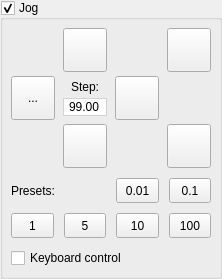
            <widget class="GroupBox" name="grpJog">
             <property name="title">
              <string>Jog</string>
             </property>
             <property name="checkable">
              <bool>true</bool>
             </property>
             <property name="overrided" stdset="0">
              <bool>false</bool>
             </property>
             <layout class="QVBoxLayout" name="verticalLayout_11">
              <property name="leftMargin">
               <number>8</number>
              </property>
              <property name="topMargin">
               <number>8</number>
              </property>
              <property name="rightMargin">
               <number>8</number>
              </property>
              <property name="bottomMargin">
               <number>8</number>
              </property>
              <item>
               <widget class="QWidget" name="widgetJog" native="true">
                <layout class="QVBoxLayout" name="verticalLayout_9">
                 <property name="spacing">
                  <number>10</number>
                 </property>
                 <property name="leftMargin">
                  <number>0</number>
                 </property>
                 <property name="topMargin">
                  <number>0</number>
                 </property>
                 <property name="rightMargin">
                  <number>0</number>
                 </property>
                 <property name="bottomMargin">
                  <number>0</number>
                 </property>
                 <item>
                  <layout class="QGridLayout" name="gridLayout_3">
                   <property name="horizontalSpacing">
                    <number>8</number>
                   </property>
                   <property name="verticalSpacing">
                    <number>4</number>
                   </property>
                   <item row="1" column="0">
                    <widget class="StyledToolButton" name="cmdXMinus">
                     <property name="sizePolicy">
                      <sizepolicy hsizetype="Fixed" vsizetype="Fixed">
                       <horstretch>0</horstretch>
                       <verstretch>0</verstretch>
                      </sizepolicy>
                     </property>
                     <property name="minimumSize">
                      <size>
                       <width>44</width>
                       <height>44</height>
                      </size>
                     </property>
                     <property name="toolTip">
                      <string>X-</string>
                     </property>
                     <property name="text">
                      <string>...</string>
                     </property>
                     <property name="icon">
                      <iconset resource="images.qrc">
                       <normaloff>:/images/1401561986_chevron-left.png</normaloff>:/images/1401561986_chevron-left.png</iconset>
                     </property>
                     <property name="iconSize">
                      <size>
                       <width>30</width>
                       <height>30</height>
                      </size>
                     </property>
                    </widget>
                   </item>
                   <item row="2" column="1">
                    <layout class="QHBoxLayout" name="horizontalLayout_13">
                     <property name="spacing">
                      <number>0</number>
                     </property>
                     <item>
                      <widget class="StyledToolButton" name="cmdYMinus">
                       <property name="sizePolicy">
                        <sizepolicy hsizetype="Fixed" vsizetype="Fixed">
                         <horstretch>0</horstretch>
                         <verstretch>0</verstretch>
                        </sizepolicy>
                       </property>
                       <property name="minimumSize">
                        <size>
                         <width>44</width>
                         <height>44</height>
                        </size>
                       </property>
                       <property name="toolTip">
                        <string>Y-</string>
                       </property>
                       <property name="text">
                        <string/>
                       </property>
                       <property name="icon">
                        <iconset resource="images.qrc">
                         <normaloff>:/images/1401562173_chevron-down.png</normaloff>:/images/1401562173_chevron-down.png</iconset>
                       </property>
                       <property name="iconSize">
                        <size>
                         <width>30</width>
                         <height>30</height>
                        </size>
                       </property>
                      </widget>
                     </item>
                    </layout>
                   </item>
                   <item row="1" column="2">
                    <widget class="StyledToolButton" name="cmdXPlus">
                     <property name="sizePolicy">
                      <sizepolicy hsizetype="Fixed" vsizetype="Fixed">
                       <horstretch>0</horstretch>
                       <verstretch>0</verstretch>
                      </sizepolicy>
                     </property>
                     <property name="minimumSize">
                      <size>
                       <width>44</width>
                       <height>44</height>
                      </size>
                     </property>
                     <property name="toolTip">
                      <string>X+</string>
                     </property>
                     <property name="text">
                      <string/>
                     </property>
                     <property name="icon">
                      <iconset resource="images.qrc">
                       <normaloff>:/images/1401562173_chevron-right.png</normaloff>:/images/1401562173_chevron-right.png</iconset>
                     </property>
                     <property name="iconSize">
                      <size>
                       <width>30</width>
                       <height>30</height>
                      </size>
                     </property>
                    </widget>
                   </item>
                   <item row="0" column="1">
                    <layout class="QHBoxLayout" name="horizontalLayout_12">
                     <property name="spacing">
                      <number>0</number>
                     </property>
                     <item>
                      <widget class="StyledToolButton" name="cmdYPlus">
                       <property name="sizePolicy">
                        <sizepolicy hsizetype="Fixed" vsizetype="Fixed">
                         <horstretch>0</horstretch>
                         <verstretch>0</verstretch>
                        </sizepolicy>
                       </property>
                       <property name="minimumSize">
                        <size>
                         <width>44</width>
                         <height>44</height>
                        </size>
                       </property>
                       <property name="toolTip">
                        <string>Y+</string>
                       </property>
                       <property name="text">
                        <string/>
                       </property>
                       <property name="icon">
                        <iconset resource="images.qrc">
                         <normaloff>:/images/1401562173_chevron-up.png</normaloff>:/images/1401562173_chevron-up.png</iconset>
                       </property>
                       <property name="iconSize">
                        <size>
                         <width>30</width>
                         <height>30</height>
                        </size>
                       </property>
                      </widget>
                     </item>
                    </layout>
                   </item>
                   <item row="1" column="1">
                    <layout class="QVBoxLayout" name="verticalLayout_10">
                     <property name="spacing">
                      <number>4</number>
                     </property>
                     <item>
                      <spacer name="verticalSpacer">
                       <property name="orientation">
                        <enum>Qt::Vertical</enum>
                       </property>
                       <property name="sizeType">
                        <enum>QSizePolicy::Maximum</enum>
                       </property>
                       <property name="sizeHint" stdset="0">
                        <size>
                         <width>20</width>
                         <height>40</height>
                        </size>
                       </property>
                      </spacer>
                     </item>
                     <item>
                      <widget class="QLabel" name="label_3">
                       <property name="sizePolicy">
                        <sizepolicy hsizetype="Preferred" vsizetype="Preferred">
                         <horstretch>0</horstretch>
                         <verstretch>0</verstretch>
                        </sizepolicy>
                       </property>
                       <property name="text">
                        <string>Step:</string>
                       </property>
                       <property name="alignment">
                        <set>Qt::AlignCenter</set>
                       </property>
                      </widget>
                     </item>
                     <item>
                      <widget class="QDoubleSpinBox" name="txtJogStep">
                       <property name="styleSheet">
                        <string notr="true">QDoubleSpinBox {
	border: 1px solid lightgray;
	padding-left: -8;
	padding-right: -8;
}

QDoubleSpinBox:focus {
	border: 1px solid lightsteelblue;
}</string>
                       </property>
                       <property name="alignment">
                        <set>Qt::AlignCenter</set>
                       </property>
                       <property name="buttonSymbols">
                        <enum>QAbstractSpinBox::NoButtons</enum>
                       </property>
                       <property name="decimals">
                        <number>2</number>
                       </property>
                       <property name="minimum">
                        <double>0.010000000000000</double>
                       </property>
                       <property name="maximum">
                        <double>100.000000000000000</double>
                       </property>
                       <property name="singleStep">
                        <double>0.010000000000000</double>
                       </property>
                       <property name="value">
                        <double>99.000000000000000</double>
                       </property>
                      </widget>
                     </item>
                     <item>
                      <spacer name="verticalSpacer_2">
                       <property name="orientation">
                        <enum>Qt::Vertical</enum>
                       </property>
                       <property name="sizeType">
                        <enum>QSizePolicy::Maximum</enum>
                       </property>
                       <property name="sizeHint" stdset="0">
                        <size>
                         <width>20</width>
                         <height>40</height>
                        </size>
                       </property>
                      </spacer>
                     </item>
                    </layout>
                   </item>
                   <item row="0" column="3">
                    <layout class="QHBoxLayout" name="horizontalLayout_25">
                     <property name="spacing">
                      <number>0</number>
                     </property>
                     <item>
                      <spacer name="horizontalSpacer">
                       <property name="orientation">
                        <enum>Qt::Horizontal</enum>
                       </property>
                       <property name="sizeHint" stdset="0">
                        <size>
                         <width>0</width>
                         <height>20</height>
                        </size>
                       </property>
                      </spacer>
                     </item>
                     <item>
                      <widget class="StyledToolButton" name="cmdZPlus">
                       <property name="sizePolicy">
                        <sizepolicy hsizetype="Fixed" vsizetype="Fixed">
                         <horstretch>0</horstretch>
                         <verstretch>0</verstretch>
                        </sizepolicy>
                       </property>
                       <property name="minimumSize">
                        <size>
                         <width>44</width>
                         <height>44</height>
                        </size>
                       </property>
                       <property name="toolTip">
                        <string>Z+</string>
                       </property>
                       <property name="text">
                        <string/>
                       </property>
                       <property name="icon">
                        <iconset resource="images.qrc">
                         <normaloff>:/images/1401562699_icon-arrow-up-b.png</normaloff>:/images/1401562699_icon-arrow-up-b.png</iconset>
                       </property>
                       <property name="iconSize">
                        <size>
                         <width>28</width>
                         <height>28</height>
                        </size>
                       </property>
                      </widget>
                     </item>
                    </layout>
                   </item>
                   <item row="2" column="3">
                    <layout class="QHBoxLayout" name="horizontalLayout_26">
                     <property name="spacing">
                      <number>0</number>
                     </property>
                     <item>
                      <spacer name="horizontalSpacer_2">
                       <property name="orientation">
                        <enum>Qt::Horizontal</enum>
                       </property>
                       <property name="sizeHint" stdset="0">
                        <size>
                         <width>0</width>
                         <height>20</height>
                        </size>
                       </property>
                      </spacer>
                     </item>
                     <item>
                      <widget class="StyledToolButton" name="cmdZMinus">
                       <property name="sizePolicy">
                        <sizepolicy hsizetype="Fixed" vsizetype="Fixed">
                         <horstretch>0</horstretch>
                         <verstretch>0</verstretch>
                        </sizepolicy>
                       </property>
                       <property name="minimumSize">
                        <size>
                         <width>44</width>
                         <height>44</height>
                        </size>
                       </property>
                       <property name="toolTip">
                        <string>Z-</string>
                       </property>
                       <property name="text">
                        <string/>
                       </property>
                       <property name="icon">
                        <iconset resource="images.qrc">
                         <normaloff>:/images/1401562699_icon-arrow-down-b.png</normaloff>:/images/1401562699_icon-arrow-down-b.png</iconset>
                       </property>
                       <property name="iconSize">
                        <size>
                         <width>28</width>
                         <height>28</height>
                        </size>
                       </property>
                      </widget>
                     </item>
                    </layout>
                   </item>
                  </layout>
                 </item>
                 <item>
                  <layout class="QHBoxLayout" name="horizontalLayout">
                   <item>
                    <layout class="QVBoxLayout" name="verticalLayout_14">
                     <item>
                      <widget class="QLabel" name="label_4">
                       <property name="text">
                        <string>Presets:</string>
                       </property>
                      </widget>
                     </item>
                     <item>
                      <layout class="QHBoxLayout" name="horizontalLayout_6">
                       <item>
                        <widget class="StyledToolButton" name="cmdJogStep3">
                         <property name="sizePolicy">
                          <sizepolicy hsizetype="Minimum" vsizetype="Fixed">
                           <horstretch>0</horstretch>
                           <verstretch>0</verstretch>
                          </sizepolicy>
                         </property>
                         <property name="minimumSize">
                          <size>
                           <width>42</width>
                           <height>25</height>
                          </size>
                         </property>
                         <property name="text">
                          <string>1</string>
                         </property>
                         <property name="checkable">
                          <bool>true</bool>
                         </property>
                        </widget>
                       </item>
                       <item>
                        <widget class="StyledToolButton" name="cmdJogStep4">
                         <property name="sizePolicy">
                          <sizepolicy hsizetype="Minimum" vsizetype="Fixed">
                           <horstretch>0</horstretch>
                           <verstretch>0</verstretch>
                          </sizepolicy>
                         </property>
                         <property name="minimumSize">
                          <size>
                           <width>42</width>
                           <height>25</height>
                          </size>
                         </property>
                         <property name="text">
                          <string>5</string>
                         </property>
                         <property name="checkable">
                          <bool>true</bool>
                         </property>
                        </widget>
                       </item>
                      </layout>
                     </item>
                    </layout>
                   </item>
                   <item>
                    <layout class="QGridLayout" name="gridLayout_2">
                     <item row="0" column="1">
                      <widget class="StyledToolButton" name="cmdJogStep2">
                       <property name="sizePolicy">
                        <sizepolicy hsizetype="Minimum" vsizetype="Fixed">
                         <horstretch>0</horstretch>
                         <verstretch>0</verstretch>
                        </sizepolicy>
                       </property>
                       <property name="minimumSize">
                        <size>
                         <width>42</width>
                         <height>25</height>
                        </size>
                       </property>
                       <property name="text">
                        <string>0.1</string>
                       </property>
                       <property name="checkable">
                        <bool>true</bool>
                       </property>
                      </widget>
                     </item>
                     <item row="0" column="0">
                      <widget class="StyledToolButton" name="cmdJogStep1">
                       <property name="sizePolicy">
                        <sizepolicy hsizetype="Minimum" vsizetype="Fixed">
                         <horstretch>0</horstretch>
                         <verstretch>0</verstretch>
                        </sizepolicy>
                       </property>
                       <property name="minimumSize">
                        <size>
                         <width>42</width>
                         <height>25</height>
                        </size>
                       </property>
                       <property name="text">
                        <string>0.01</string>
                       </property>
                       <property name="checkable">
                        <bool>true</bool>
                       </property>
                      </widget>
                     </item>
                     <item row="1" column="0">
                      <widget class="StyledToolButton" name="cmdJogStep5">
                       <property name="sizePolicy">
                        <sizepolicy hsizetype="Minimum" vsizetype="Fixed">
                         <horstretch>0</horstretch>
                         <verstretch>0</verstretch>
                        </sizepolicy>
                       </property>
                       <property name="minimumSize">
                        <size>
                         <width>42</width>
                         <height>25</height>
                        </size>
                       </property>
                       <property name="text">
                        <string>10</string>
                       </property>
                       <property name="checkable">
                        <bool>true</bool>
                       </property>
                      </widget>
                     </item>
                     <item row="1" column="1">
                      <widget class="StyledToolButton" name="cmdJogStep6">
                       <property name="sizePolicy">
                        <sizepolicy hsizetype="Minimum" vsizetype="Fixed">
                         <horstretch>0</horstretch>
                         <verstretch>0</verstretch>
                        </sizepolicy>
                       </property>
                       <property name="minimumSize">
                        <size>
                         <width>42</width>
                         <height>25</height>
                        </size>
                       </property>
                       <property name="text">
                        <string>100</string>
                       </property>
                       <property name="checkable">
                        <bool>true</bool>
                       </property>
                      </widget>
                     </item>
                    </layout>
                   </item>
                  </layout>
                 </item>
                 <item>
                  <widget class="QCheckBox" name="chkKeyboardControl">
                   <property name="text">
                    <string>Keyboard control</string>
                   </property>
                  </widget>
                 </item>
                </layout>
               </widget>
              </item>
             </layout>
            </widget>
